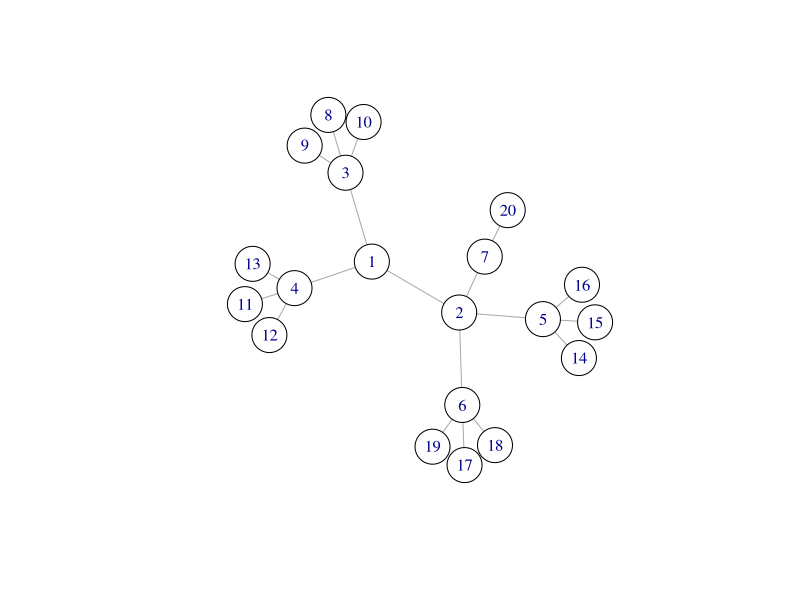
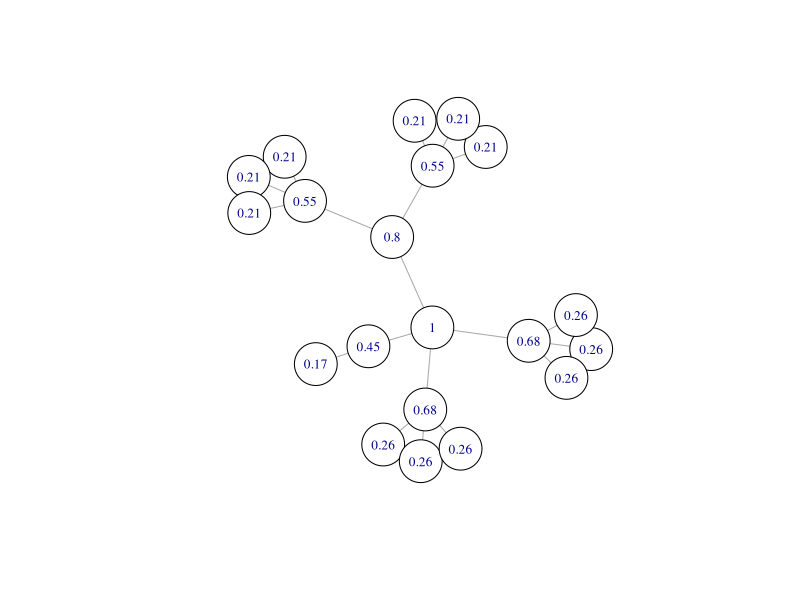
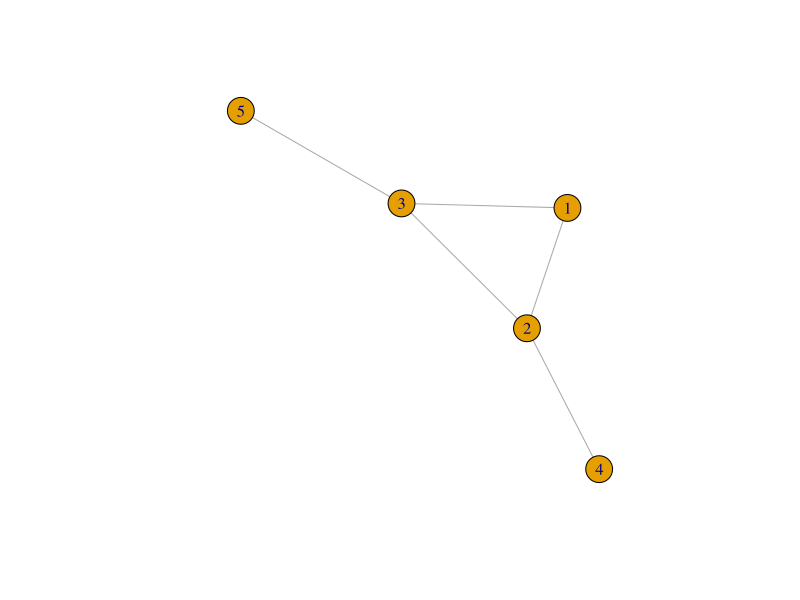
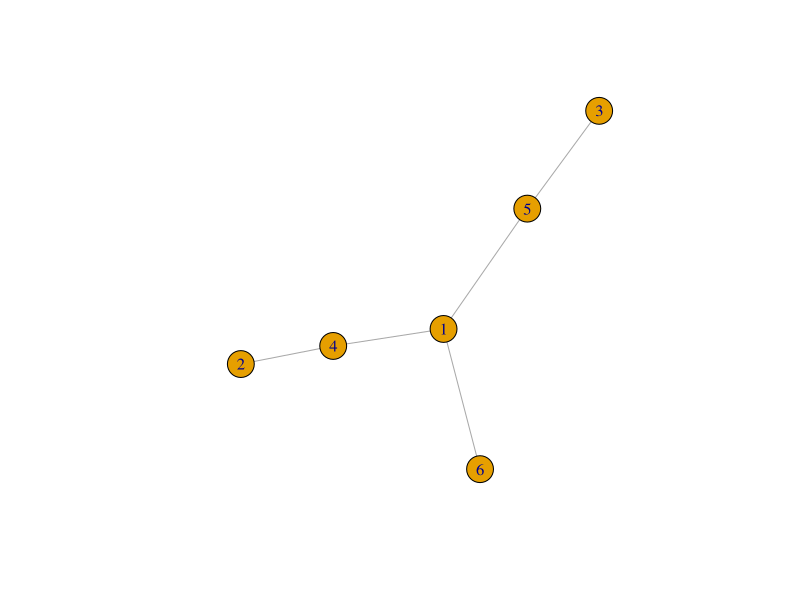

The R script that drew these images, in order:
library(igraph)
g <- make_tree(20, children = 3, mode = "undirected")
plot(g,
     vertex.size = 20, 
     vertex.color = "white")
x = eigen_centrality(g)
x$vector
x$value

plot(g, 
     vertex.size = 25, 
     vertex.color = "white",
     vertex.label = round(x$vector, 2),
     vertex.label.cex = 0.80)

# Eigenvector centrality (power method)
#INPUT
# g = graph
# t = precision
# OUTPUT
# A list with:
# vector = centrality vector
# value = eigenvalue
# iter = number of iterations

get_ev_centrality <- function(g, tol, max_iter = 100) {
  
  eps = 1/10^tol
  adj = as_adjacency_matrix(g)
  x = rep(1, nrow(adj))
  change = Inf
  iter = 0 
  while(change > eps && iter < max_iter) {
    
    xold = x
    x = as.vector(x %*% adj)
    m = x[which.max(abs(x))]
    x = x/m
    
    change = sqrt(sum((x - xold)^2))
    iter = iter + 1
  }
  if (iter == max_iter) warning("Power method did not converge with desired precision")
  
  out = list(vector = x, value = m, iter = iter)
  
}

my_x = get_ev_centrality(g, 1.5)
rbind(my_x$vector, x$vector)


g = make_graph("Bull")
plot(g)
x_bull = eigen_centrality(g)
my_x_bull = get_ev_centrality(g, 5)
rbind(my_x_bull$vector, x_bull$vector)



g = make_bipartite_graph(types = c(0,0,0, 1,1,1), 
                         edges = c(1,4, 1,5, 1,6, 2,4, 3,5))

plot(g)

x_bi = eigen_centrality(g)
my_x_bi = get_ev_centrality(g, 5)
rbind(my_x_bi$vector, x_bi$vector)













